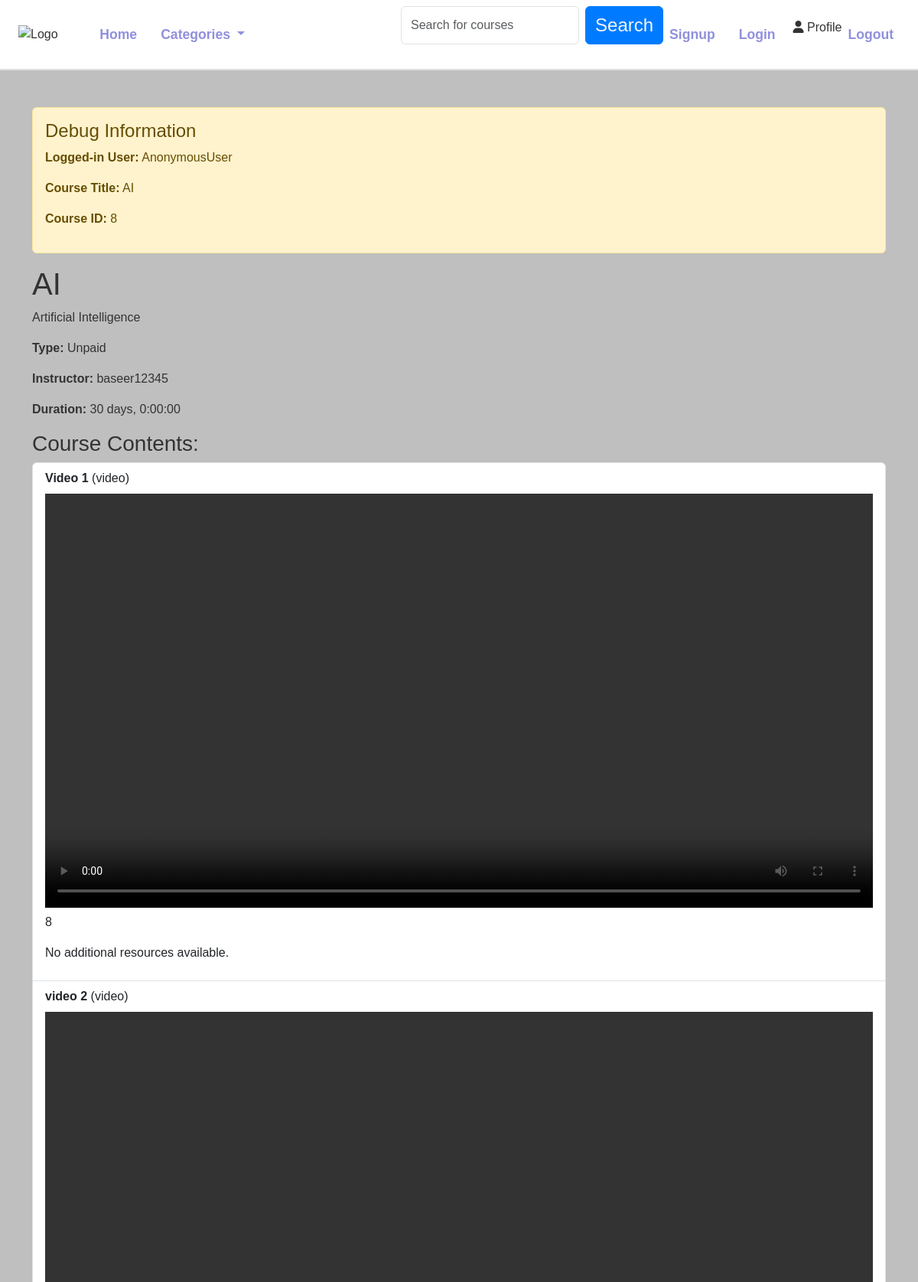
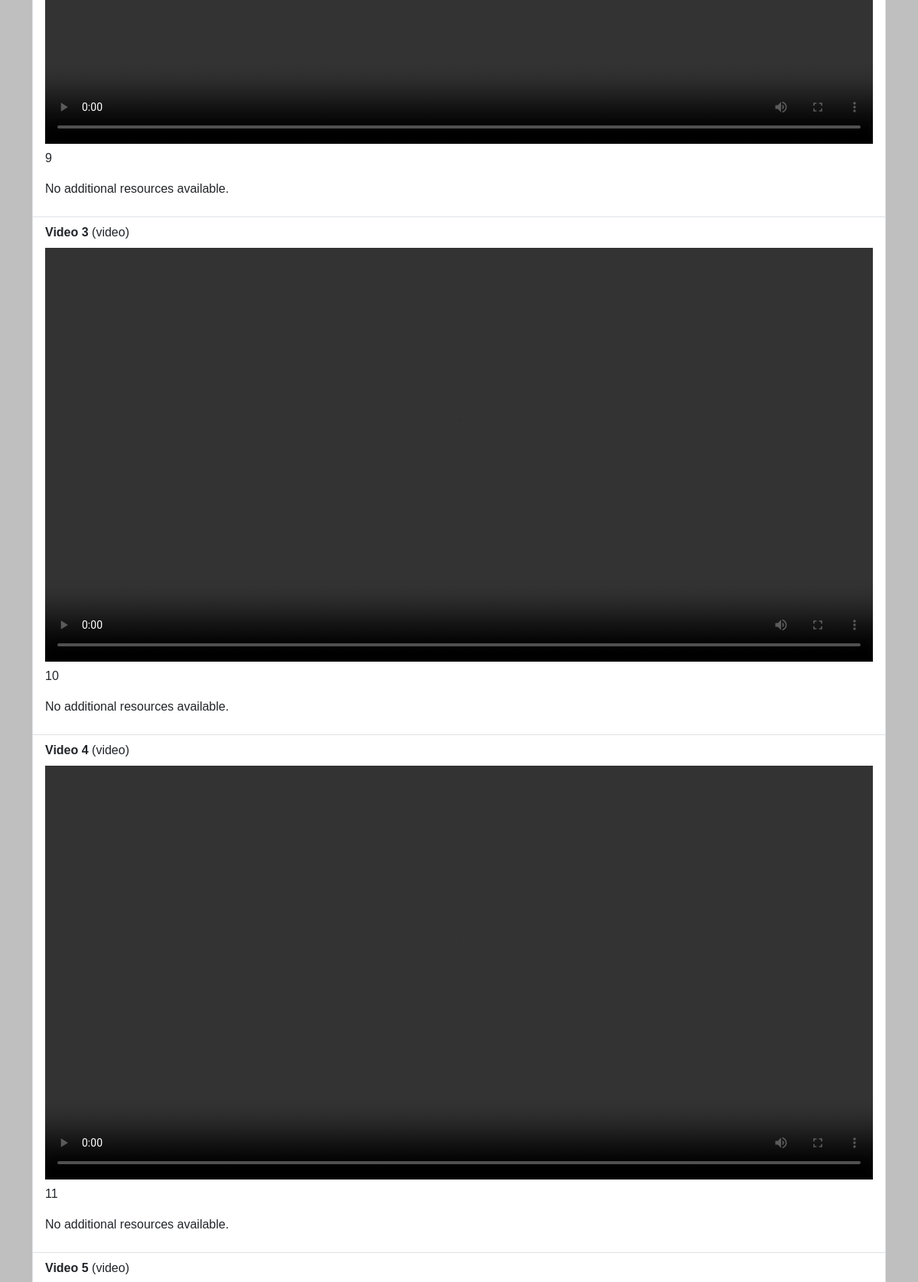
Page /course_instructor/course/8/ (upper part) on the committed database (2 pictures, top to bottom).
### course_instructor/models.py (models this page shows, shortened)
class Course(models.Model):
    COURSE_TYPE_CHOICES = [
        ('paid', 'Paid'),
        ('unpaid', 'Unpaid'),
    ]
    title = models.CharField(max_length=255)
    description = models.TextField()
    duration = models.DurationField(default=timedelta(days=30))
    instructor = models.ForeignKey(User, on_delete=models.CASCADE, related_name='courses_taught')
    course_type = models.CharField(max_length=10, choices=COURSE_TYPE_CHOICES, default='unpaid')
    created_at = models.DateTimeField(auto_now_add=True)
    updated_at = models.DateTimeField(auto_now=True)
    price = models.DecimalField(max_digits=10, decimal_places=2, default=0.00)  # New attribute

class CourseContent(models.Model):
    course = models.ForeignKey(Course, related_name='contents', on_delete=models.CASCADE)
    Contenttitle = models.CharField(max_length=255)
    video = models.FileField(upload_to='course_videos/', max_length=255)
    content_type = models.CharField(max_length=100, choices=[('video', 'Video'), ('pdf', 'PDF'), ('text', 'Text')])
    order = models.IntegerField()
    additional_resources = models.FileField(upload_to='resources/', null=True, blank=True)
    is_last_video = models.BooleanField(default=False)

### course_instructor/views.py (the view)
# urls.py: path('course/<int:course_id>/', course_detail, name='course_detail'),
def course_detail(request, course_id):
    course = get_object_or_404(Course, id=course_id)
    course_contents = CourseContent.objects.filter(course=course).order_by('order')
    return render(
        request,
        'course_detail.html',
        {
            'course': course,
            'course_contents': course_contents,
            'student_id': request.user.id,  # Add this for potential logged-in student tracking
        }
    )

### template/course_detail.html (shortened to what this page needs)
{% extends "layout.html" %}
{% load static %}
{% block body %}
<div class="container mt-5">
    <div class="alert alert-warning">
        <h4>Debug Information</h4>
        <p><strong>Logged-in User:</strong> {{ request.user }}</p>
        <p><strong>Course Title:</strong> {{ course.title }}</p>
        <p><strong>Course ID:</strong> {{ course.id }}</p>
    </div>
    <h1>{{ course.title }}</h1>
    <p>{{ course.description }}</p>
    <p><strong>Type:</strong> {{ course.get_course_type_display }}</p>
    <p><strong>Instructor:</strong> {{ course.instructor }}</p>
    <p><strong>Duration:</strong> {{ course.duration }}</p>
    <h3>Course Contents:</h3>
    <ul class="list-group mb-4">
        {% for content in course_contents %}
    <li class="list-group-item">
        <strong>{{ content.Contenttitle }}</strong> ({{ content.content_type }})
        {% if content.content_type == 'video' %}
        <div class="mt-2">
            <video id="videoId_{{ content.id }}" width="100%" controls>
                <source src="{{ content.video.url }}" type="video/mp4">
            </video>
            <p>{{ content.id }}</p>
        </div>
        {% elif content.content_type == 'pdf' %}
        <div class="mt-2">
            <a href="{{ content.additional_resources.url }}" target="_blank" class="btn btn-info">View PDF</a>
        </div>
        {% elif content.content_type == 'text' %}
        <p>{{ content.additional_resources.url }}</p>
        {% endif %}
        {% if content.additional_resources %}
    <div class="mt-2">
        <video id="additionalVideo_{{ content.id }}" width="100%" controls>
            <source src="{{ content.additional_resources.url }}" type="video/mp4">
            Your browser does not support the video tag.
        </video>
    </div>
{% else %}
    <p>No additional resources available.</p>
{% endif %}
    </li>
{% empty %}
    <li class="list-group-item">No content available for this course.</li>
{% endfor %}
    </ul>
</div>
{% endblock %}

### static/style.css (style rules this page uses)
body { font-family: Arial, sans-serif; margin: 0; padding: 0; background-color: #f4f4f4; color: #333; }
p { font-size: 1rem; }
body { font-family: 'Arial', sans-serif; background-color: rgb(191, 191, 191); margin: 0; padding: 0; }

### rows in the picture
Course: title "AI", id "8", description "Artificial Intelligence", course_type "Unpaid", instructor "baseer12345", duration "30 days, 0:00:00"
CourseContent: Contenttitle "Video 1", content_type "video", id "8", additional_resources "No additional resources available."
CourseContent: Contenttitle "video 2", content_type "video", id "9", additional_resources "No additional resources available."
CourseContent: Contenttitle "Video 3", content_type "video", id "10", additional_resources "No additional resources available."
CourseContent: Contenttitle "Video 4", content_type "video", id "11", additional_resources "No additional resources available."
CourseContent: Contenttitle "Video 5", content_type "video"

### other values in the picture
{{ request.user }} "AnonymousUser"
